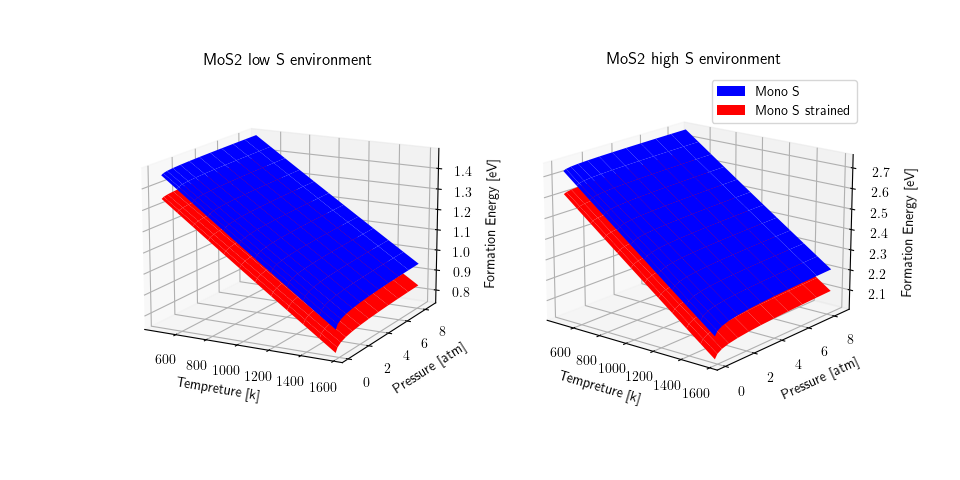

This chart was generated by the following Python code:
import  pandas as pd
import matplotlib
import matplotlib as mpl
matplotlib.rcParams['text.usetex'] = True
import matplotlib.pyplot as plt
import numpy as np
from numpy import array, reshape, zeros, append, arange
import math
from math import log, e, pi
import numpy
from sys import argv


E0=-3324932.942491689 # pristine
E1=-3314050.981984572 # mono S vacancy
E0_s=-3324933.510964546 # pristine
E1_s=-3314051.660710153 # mono S vacancy
E_MoS2=-132997.116189474 # primtitive
ES8_2=-87031.629750345
EMo=-222473.348568306

ES8=4*(E_MoS2-EMo/2)


xr=np.array(np.arange(473,1600,100))
xr=1/xr
yr=(4.1879-(3209*xr))

pS=np.exp(yr)


def conc(r,g):
   rho=[]
   T=arange(473,1600,100)
   t=k*T
   for i,j in zip(r,t):
       temp=(g)*math.exp(-i/j)
       rho.append(temp)

   return rho
# #### Constants

# In[4]:


pi=numpy.pi
convert=29979245800.0*2*pi #cm^-1 to Hz



p0=1013250  # atm to g/(cm s^2)
p=3.3108987*p0# 1.89e-3 atm (atm to cgs * 1013250))
kk=1.380649e-16 # erg/k (cm^2.g/ks^2)
k=8.617333262145e-05 # ev/k
h=6.62607015e-27  # erg.s
hb=6.582119569e-16 # eV.s
hbar=1.054571817e-27 # erg.s
sigma=8
m=4.258952992e-22 # 32.06*8 in amu changed to g
IA=1.314051643394595e-37 # g.cm^2
IB=1.314146807283309e-37
IC=2.42660958899724e-37


# In[6]:


d0=pd.read_csv('w0', sep='\s+',header=0)
d1=pd.read_csv('VS', sep='\s+',header=0)
dS=pd.read_csv('w', sep='\s+',header=0)
d0_s=pd.read_csv('w0_s', sep='\s+',header=0)
d1_s=pd.read_csv('VS_s', sep='\s+',header=0)

wS8=dS['x']*convert
w0=d0['w0']*convert
w1=d1['VS']*convert
w0_s=d0_s['w0']*convert
w1_s=d1_s['VS']*convert


# ## $$ \mu=\mu_{0}+ kT \ln\frac{p}{p_{0}}+ E_{DFT}+ \sum_{i}\frac{\hbar \omega_{i}}{2}$$

# In[7]:
mpl.rcParams['legend.fontsize'] = 10

def free_energy(omega):
   F=[]

   omega = numpy.array(omega)
   for T in arange(473,1600,100):

     temp3=numpy.array([(hb*i/2 + k*T*np.log(1-math.exp(-(hb*i)/(k*T)))) for i in omega])
     F.append(numpy.sum(temp3))

   return F

def DeltaF(X,Y):
   deltaF=[]
   F1=free_energy(X)
   F2=free_energy(Y)
   zip_object = zip(F1, F2)
   for i, j in zip_object:
       deltaF.append(i-j)
   return deltaF


conc_VS_2=np.zeros((len(xr),len(xr)))
conc_VS_1=np.zeros((len(xr),len(xr)))


conc_VS_s_2=np.zeros((len(xr),len(xr)))
conc_VS_s_1=np.zeros((len(xr),len(xr)))

VS=np.zeros((len(xr),len(xr)))
VS_2=np.zeros((len(xr),len(xr)))

VS_s=np.zeros((len(xr),len(xr)))
VS_s_2=np.zeros((len(xr),len(xr)))
for pindx,p in enumerate(list(pS*p0)):
   D=[]
   E=[]
   mu_0=[]
   mu_S8=[]
   mu_S=[]
   mu_S8_2=[]
   mu_S_2=[]
   I=np.sqrt(IA)*np.sqrt(IB)*np.sqrt(IC)
   for Tindx,T in enumerate(list(arange(473,1600,100))):
        A=np.log((((2*pi*m)**(3/2))*((kk*T)**(5/2)))/(p0*(h**3)))
        B=np.log(np.sqrt(pi)/sigma)+ np.log((((8*pi*kk*T)/(h**2))**(3/2))*I)
        temp=numpy.array([(np.log(1-math.exp(-(hbar*i)/(kk*T)))) for i in wS8])
        C=np.sum(temp)
        E.append(k*T*np.log(p/p0))
        mu_0.append(-k*T*(A+B-C))


   temp2=numpy.array([(hb*i)/(2) for i in wS8])
   D=np.sum(temp2)
   mu_S8=np.array(mu_0) + np.array(E) + D + ES8
   mu_S8_2=np.array(mu_0) + np.array(E) + D + ES8_2
   mu_S=np.array(mu_S8)/8
   mu_S_2=np.array(mu_S8_2)/8
   VS [pindx,:] = [E1-E0+a + b for a, b in zip(mu_S, DeltaF(w1,w0))]
   VS_2[pindx,:] = [E1-E0+a + b for a, b in zip(mu_S_2, DeltaF(w1,w0))]
   VS_s [pindx,:] = [E1_s-E0_s+a + b for a, b in zip(mu_S, DeltaF(w1_s,w0_s))]
   VS_s_2[pindx,:] = [E1_s-E0_s+a + b for a, b in zip(mu_S_2, DeltaF(w1_s,w0_s))]



   conc_VS_1[pindx,:] = conc(VS[pindx,:],1)
   conc_VS_2[pindx,:] = conc(VS_2[pindx,:],1)

   conc_VS_s_1[pindx,:] = conc(VS_s[pindx,:],1)
   conc_VS_s_2[pindx,:] = conc(VS_s_2[pindx,:],1)


fig = plt.figure(figsize=plt.figaspect(0.5))

#===============
#  First subplot
#===============
# set up the axes for the first plot
ax = fig.add_subplot(1, 2, 1, projection='3d')
T=arange(473,1600,100)
X, Y = np.meshgrid(pS, T)
ax.plot_surface(Y, X, VS.T, rstride=1, cstride=1,color='blue',shade=False)
ax.plot_surface(Y, X, VS_s.T, rstride=1, cstride=1,color='red',shade=False)
ax.set_xlabel(' Tempreture [k]',fontsize=14)
ax.set_zlabel(' Formation Energy [eV]',fontsize=14)
ax.set_ylabel(' Pressure [atm]',fontsize=14)
ax.set_title('MoS2 low S environment',fontsize=14)
#===============
# Second subplot
#===============
# set up the axes for the second plot
ax = fig.add_subplot(1, 2, 2, projection='3d')

# plot a 3D wireframe like in the example mplot3d/wire3d_demo

ax.plot_surface(Y, X, VS_2.T, rstride=1, cstride=1,color='blue',shade=False)
ax.plot_surface(Y, X, VS_s_2.T, rstride=1, cstride=1,color='red',shade=False)
ax.set_xlabel(' Tempreture [k]',fontsize=14)
ax.set_zlabel(' Formation Energy [eV]',fontsize=14)
ax.set_ylabel(' Pressure [atm]',fontsize=14)
ax.set_title('MoS2 high S environment',fontsize=14)

b1 = plt.Rectangle((0, 0), 1, 1, fc="red")
b2 = plt.Rectangle((0, 0), 1, 1, fc="blue")

ax.legend([b2, b1], ['Mono S', 'Mono S strained'])
plt.show()


fig = plt.figure(figsize=plt.figaspect(0.5))
#===============
#  First subplot
#===============
# set up the axes for the first plot
ax = fig.add_subplot(1, 2, 1, projection='3d')
T=arange(473,1600,100)
X, Y = np.meshgrid(pS, T)
ax.plot_surface(Y, X, conc_VS_1.T, rstride=1, cstride=1,color='b',shade=False)
ax.plot_surface(Y, X, conc_VS_s_1.T, rstride=1, cstride=1,color='r',shade=False)
ax.set_xlabel(' Tempreture [k]',fontsize=14)
ax.set_zlabel(' Defect Concentration',fontsize=14)
ax.set_ylabel(' Pressure [atm]',fontsize=14)
ax.set_title('MoS2 low S environment',fontsize=14)
b1 = plt.Rectangle((0, 0), 1, 1, fc="red")
b2 = plt.Rectangle((0, 0), 1, 1, fc="blue")

#===============
# Second subplot
#===============
# set up the axes for the second plot
ax = fig.add_subplot(1, 2, 2, projection='3d')
T=arange(473,1600,100)
X, Y = np.meshgrid(pS, T)
ax.plot_surface(Y, X, conc_VS_2.T, rstride=1, cstride=1,color='b',shade=False)
ax.plot_surface(Y, X, conc_VS_s_2.T, rstride=1, cstride=1,color='r',shade=False)
ax.set_xlabel(' Tempreture [k]',fontsize=14)
ax.set_zlabel(' Defect Concentration',fontsize=14)
ax.set_ylabel(' Pressure [atm]',fontsize=14)
ax.set_title('MoS2 high S environment',fontsize=14)
ax.legend([b2, b1], ['Mono S', 'Mono S strained'])
plt.show()
